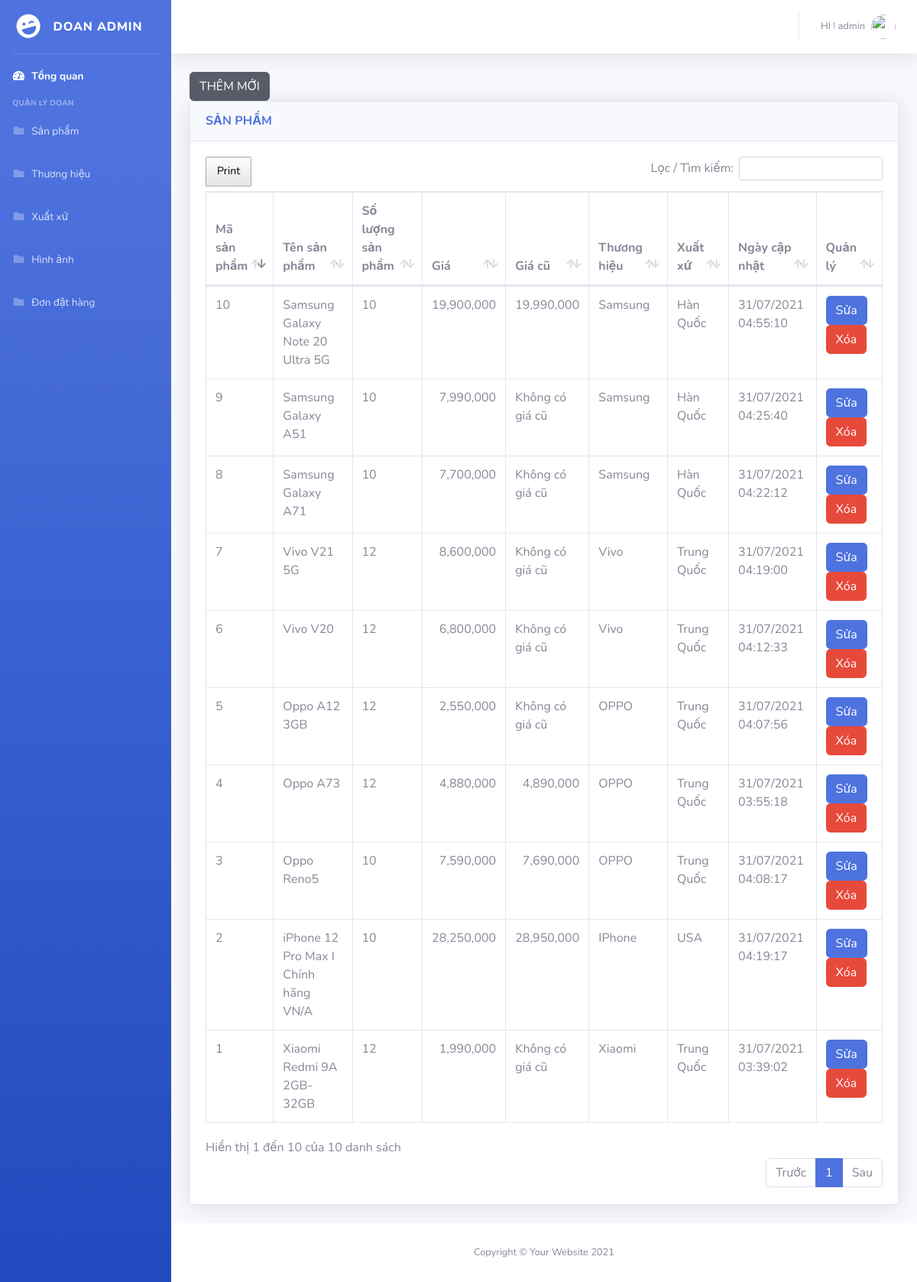
/doan/backend/sanpham/index.php (signed in), run on the app's committed database.
### tables this page shows
CREATE TABLE `sanpham` (
  `sp_id` int(11) NOT NULL,
  `sp_ten` varchar(255) NOT NULL,
  `sp_gia` int(11) NOT NULL,
  `sp_soluong` int(11) NOT NULL,
  `sp_mota_ngan` varchar(255) NOT NULL,
  `th_id` int(11) NOT NULL,
  `xx_id` int(11) NOT NULL,
  `sp_ngaycapnhat` timestamp NOT NULL DEFAULT current_timestamp(),
  `sp_giacu` int(11) NOT NULL,
  `sp_mota_chitiet` text NOT NULL
);

CREATE TABLE `thuonghieu` (
  `th_id` int(11) NOT NULL,
  `th_ten` varchar(255) NOT NULL
);

CREATE TABLE `xuatxu` (
  `xx_id` int(11) NOT NULL,
  `xx_ten` varchar(255) NOT NULL
);

### doan/backend/sanpham/index.php (the view, shortened to what this page needs)
<!DOCTYPE html>
<html lang="en">
<head>
	<?php include_once __DIR__.'/../layouts/style.php';?>
</head>
<body id="page-top">
	<?php
		include_once __DIR__.'/../../dbconnect.php';
		$sql = <<<EOT
					SELECT * FROM `sanpham` sp
					JOIN thuonghieu th ON sp.th_id=th.th_id
					JOIN  xuatxu xx ON sp.xx_id=xx.xx_id
					ORDER BY sp.sp_id DESC
		EOT;
		$result = mysqli_query($conn, $sql);
		$data = [];
		while ($row = mysqli_fetch_array($result, MYSQLI_ASSOC)) {
			$data[] = array(
				'sp_id' => $row['sp_id'],
				'sp_ten' => $row['sp_ten'],
				'sp_soluong' => $row['sp_soluong'],
				'sp_gia' => number_format($row['sp_gia'], 0, '.', ','),
				'sp_giacu' => number_format($row['sp_giacu'], 0, '.',','),
				'th_ten' => $row['th_ten'],
				'xx_ten'=> $row['xx_ten'],
				'sp_ngaycapnhat'=> date('d/m/Y H:i:s', strtotime($row['sp_ngaycapnhat'])),
			);
		}
	?>
	<div id="wrapper">
		<?php include_once __DIR__.'/../layouts/partials/sidebar.php';?>
		<div id="content-wrapper" class="d-flex flex-column">
			<div id="content">
				<?php include_once __DIR__.'/../layouts/partials/header.php';?>
				 <div class="container-fluid">
				 <a href="create.php"><button type="button" class="btn btn-dark">THÊM MỚI</button></a>
					<div class="card shadow mb-4">
						<div class="card-header py-3">
							<h6 class="m-0 font-weight-bold text-primary">SẢN PHẨM</h6>
						</div>
						<div class="card-body">
							<div class="table-responsive">
								<table class="table table-bordered" id="dataTable" width="100%" cellspacing="0">
									<thead>
										<tr>
											<th>Mã sản phẩm</th>
											<th>Tên sản phẩm</th>
											<th>Số lượng sản phẩm</th>
											<th>Giá</th>
											<th>Giá cũ</th>
											<th>Thương hiệu</th>
											<th>Xuất xứ</th>
											<th>Ngày cập nhật</th>
											<th>Quản lý</th>
										</tr>
									</thead>
									<tbody>
									<?php foreach($data as $sp): ?>
										<tr>
											<td><?= $sp['sp_id']; ?></td>
											<td><?= $sp['sp_ten']; ?></td>
											<td><?= $sp['sp_soluong']; ?></td>
											<td class="text-right"><?= $sp['sp_gia']; ?></td>
											<?php if ($sp['sp_giacu'] !=0){ ?>
											<td class="text-right"><?= $sp['sp_giacu']; ?></td>
											<?php } else { ?>
												<td>Không có <br/>giá cũ</td>
											<?php }?>
											<td><?= $sp['th_ten']; ?></td>
											<td><?= $sp['xx_ten']; ?></td>
											<td><?= $sp['sp_ngaycapnhat']; ?></td>
											<td>
												<a href="edit.php?id=<?=$sp['sp_id']; ?>"><button type="button" class="btn btn-primary">Sửa</button><a>
												<a onclick="return confirm('Bạn có chắc là muốn xóa thương hiệu này không ?')" href="delete.php?id=<?=$sp['sp_id']; ?>"><button type="button" class="btn btn-danger">Xóa</button></a>
											</td>
										</tr>
									<?php endforeach; ?>
									</tbody>
								</table>
							</div>
						</div>
					</div>
				</div>
			</div>
			<?php include_once __DIR__.'/../layouts/partials/footer.php';?>
		</div>
	</div>
</body>
</html>

### data on the page
sanpham: sp_id "10", sp_ten "Samsung Galaxy Note 20 Ultra 5G", sp_soluong "10", sp_gia "19,900,000", sp_giacu "19,990,000", th.th_ten "Samsung", xx.xx_ten "Hàn Quốc", sp_ngaycapnhat "31/07/2021 04:55:10"
sanpham: sp_id "9", sp_ten "Samsung Galaxy A51", sp_soluong "10", sp_gia "7,990,000", sp_giacu "Không có", th.th_ten "Samsung", xx.xx_ten "Hàn Quốc", sp_ngaycapnhat "31/07/2021 04:25:40"
sanpham: sp_id "8", sp_ten "Samsung Galaxy A71", sp_soluong "10", sp_gia "7,700,000", sp_giacu "Không có", th.th_ten "Samsung", xx.xx_ten "Hàn Quốc", sp_ngaycapnhat "31/07/2021 04:22:12"
sanpham: sp_id "7", sp_ten "Vivo V21 5G", sp_soluong "12", sp_gia "8,600,000", sp_giacu "Không có", th.th_ten "Vivo", xx.xx_ten "Trung Quốc", sp_ngaycapnhat "31/07/2021 04:19:00"
sanpham: sp_id "6", sp_ten "Vivo V20", sp_soluong "12", sp_gia "6,800,000", sp_giacu "Không có", th.th_ten "Vivo", xx.xx_ten "Trung Quốc", sp_ngaycapnhat "31/07/2021 04:12:33"
sanpham: sp_id "5", sp_ten "Oppo A12 3GB", sp_soluong "12", sp_gia "2,550,000", sp_giacu "Không có", th.th_ten "OPPO", xx.xx_ten "Trung Quốc", sp_ngaycapnhat "31/07/2021 04:07:56"
sanpham: sp_id "4", sp_ten "Oppo A73", sp_soluong "12", sp_gia "4,880,000", sp_giacu "4,890,000", th.th_ten "OPPO", xx.xx_ten "Trung Quốc", sp_ngaycapnhat "31/07/2021 03:55:18"
sanpham: sp_id "3", sp_ten "Oppo Reno5", sp_soluong "10", sp_gia "7,590,000", sp_giacu "7,690,000", th.th_ten "OPPO", xx.xx_ten "Trung Quốc", sp_ngaycapnhat "31/07/2021 04:08:17"
sanpham: sp_id "2", sp_ten "iPhone 12 Pro Max I Chính hãng VN/A", sp_soluong "10", sp_gia "28,250,000", sp_giacu "28,950,000", th.th_ten "IPhone", xx.xx_ten "USA", sp_ngaycapnhat "31/07/2021 04:19:17"
sanpham: sp_id "1", sp_ten "Xiaomi Redmi 9A 2GB-32GB", sp_soluong "12", sp_gia "1,990,000", sp_giacu "Không có", th.th_ten "Xiaomi", xx.xx_ten "Trung Quốc", sp_ngaycapnhat "31/07/2021 03:39:02"

### other printed values
$_SESSION['kh_tendangnhap_logged'] "admin"
